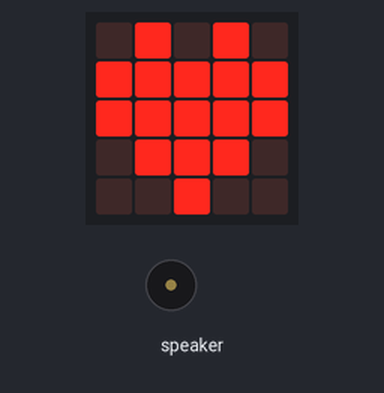
Simulated run of this program. Board: Calliope mini (MakeCode). Shown: the board's 5×5 LED display, buzzer (waves = sounding).

Above: at 10.2 s.
Timing chart, 0 to 11.7 s (numbered marks = the images above):
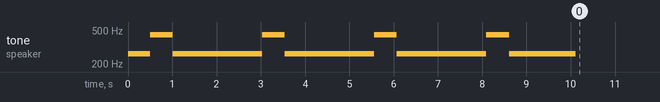

The program:

main.ts
```typescript
for (let index = 0; index < 4; index++) {
    music.playTone(262, music.beat(BeatFraction.Whole))
    music.playTone(440, music.beat(BeatFraction.Half))
    music.playTone(440, music.beat(BeatFraction.Half))
    music.playTone(262, music.beat(BeatFraction.Whole))
    music.playTone(262, music.beat(BeatFraction.Whole))
    music.playTone(262, music.beat(BeatFraction.Whole))
}
basic.forever(function () {
    basic.showIcon(IconNames.Heart)
})
```

test.ts
```typescript
// Hier kann man Tests durchführen; diese Datei wird nicht kompiliert, wenn dieses Paket als Erweiterung verwendet wird.
```
